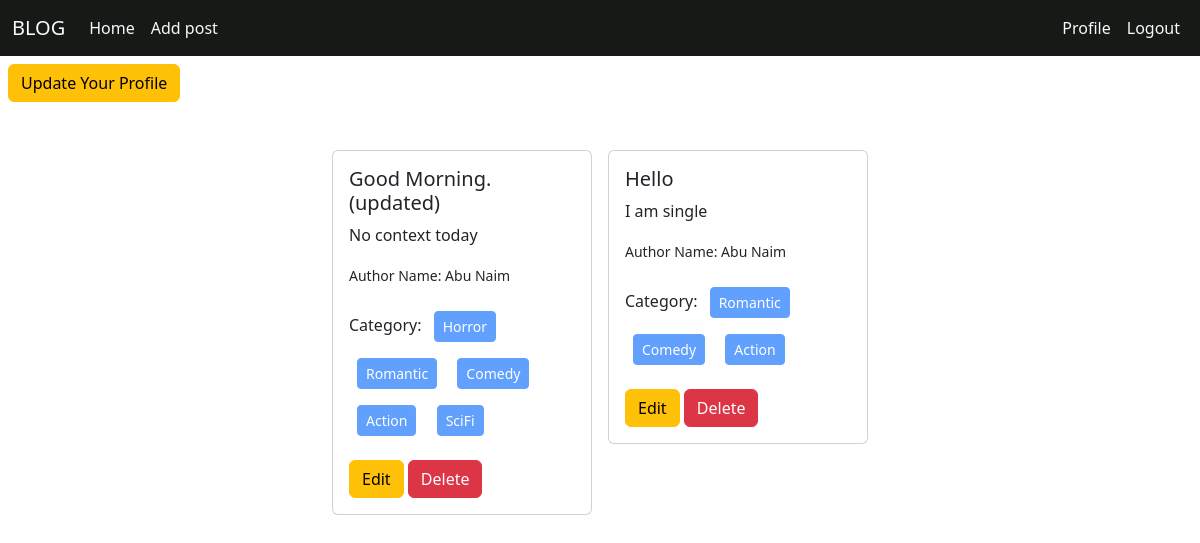
The app's page /author/profile/ (signed in), older data.
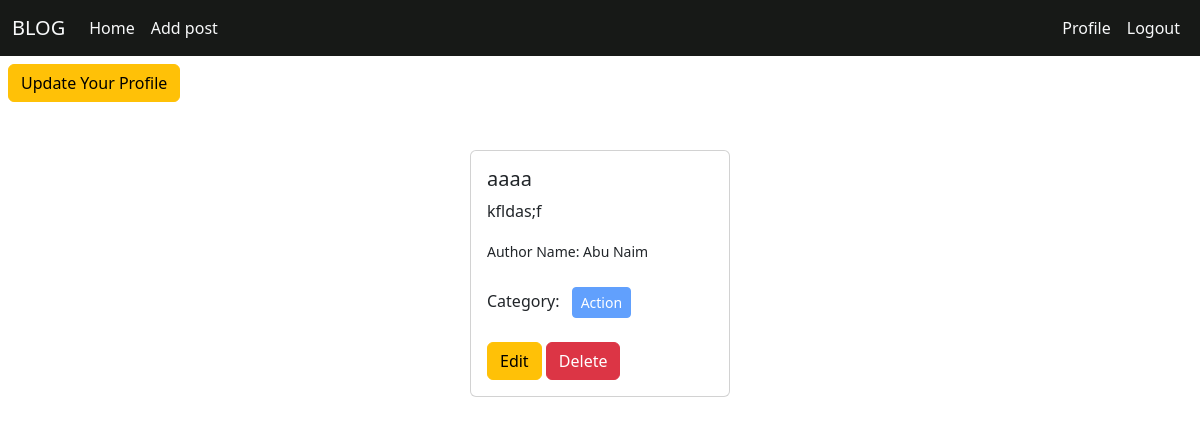
The same page, newer data.
### post/models.py (models this page shows, shortened)
class Post(models.Model):
    title = models.CharField(max_length = 100)
    content = models.TextField()
    category = models.ManyToManyField(Category)
    author = models.ForeignKey(User, on_delete=models.CASCADE)
    image = models.ImageField(upload_to='post/media/uploads/', blank=True, null= True)

### categories/models.py (models this page shows, shortened)
class Category(models.Model):
    name = models.CharField(max_length = 100)
    slug = models.SlugField(max_length=100, unique=True, null=True, blank=True)

### author/views.py (the view)
# urls.py: path('profile/', views.profile, name='profile'),
@login_required
def profile(request):
    post = Post.objects.filter(author = request.user)
    return render(request, 'profile.html', {'data':post})

### author/templates/profile.html
{% extends 'base.html' %}
{% block content %}
<a class="btn btn-warning mt-2 mx-2" href="{% url 'update_profile' %}">Update Your Profile</a>
<div class="d-flex flex-wrap justify-content-center px-5 py-5">
    {% for post in data %}
    <div class="col-sm-3">
      <div class="card mx-2">
        <div class="card-body">
          <h5 class="card-title">{{ post.title }}</h5>
          <p class="card-text">{{ post.content | truncatewords:30 }}</p>
          <p class="card-text"><small>Author Name: {{post.author.first_name}} {{post.author.last_name}}</small></p>
          <p>Category:
            {% for cat in post.category.all%}
            <button class="btn btn-primary btn-sm disabled m-2">{{cat.name}}</button>
            {% endfor %}
          </p>
          <a href="{% url 'edit_post' post.id %}" class="btn btn-warning">Edit</a>
          <a href="{% url 'delete_post' post.id %}" class="btn btn-danger ">Delete</a>
        </div>
      </div>
    </div>
    {% endfor %}
  </div>
{% endblock %}

Row changes from the older to the newer data that the page shows:
removed Post: title "Good Morning. (updated)", content "No context today", author.first_name "Abu", author.last_name "Naim", Category (name "Action")
no longer on this page (row unchanged): Category: name "Horror", shown under "Good Morning. (updated)"
no longer on this page (row unchanged): Category: name "Romantic"
no longer on this page (row unchanged): Category: name "Comedy"
no longer on this page (row unchanged): Category: name "SciFi", shown under "Good Morning. (updated)"
removed Post: title "Hello", content "I am single", author.first_name "Abu", author.last_name "Naim", Category (name "Action")
added Post: title "aaaa", content "kfldas;f", author.first_name "Abu", author.last_name "Naim", Category (name "Action")
